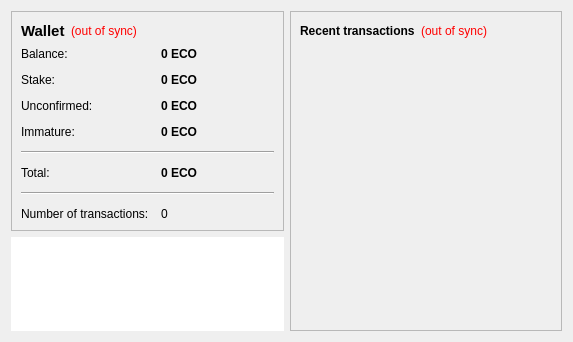
<?xml version="1.0" encoding="UTF-8"?>
<ui version="4.0">
 <class>OverviewPage</class>
 <widget class="QWidget" name="OverviewPage">
  <property name="geometry">
   <rect>
    <x>0</x>
    <y>0</y>
    <width>573</width>
    <height>342</height>
   </rect>
  </property>
  <property name="windowTitle">
   <string>Form</string>
  </property>
  <layout class="QHBoxLayout" name="horizontalLayout" stretch="1,1">
   <item>
    <layout class="QVBoxLayout" name="verticalLayout_2">
     <item>
      <widget class="QFrame" name="frame">
       <property name="frameShape">
        <enum>QFrame::StyledPanel</enum>
       </property>
       <property name="frameShadow">
        <enum>QFrame::Raised</enum>
       </property>
       <layout class="QVBoxLayout" name="verticalLayout_4">
        <item>
         <layout class="QHBoxLayout" name="horizontalLayout_4">
          <item>
           <widget class="QLabel" name="label_5">
            <property name="font">
             <font>
              <pointsize>11</pointsize>
              <weight>75</weight>
              <bold>true</bold>
             </font>
            </property>
            <property name="text">
             <string>Wallet</string>
            </property>
           </widget>
          </item>
          <item>
           <widget class="QLabel" name="labelWalletStatus">
            <property name="toolTip">
             <string>The displayed information may be out of date. Your wallet automatically synchronizes with the EcoCoin network after a connection is established, but this process has not completed yet.</string>
            </property>
            <property name="styleSheet">
             <string notr="true">QLabel { color: red; }</string>
            </property>
            <property name="text">
             <string notr="true">(out of sync)</string>
            </property>
            <property name="alignment">
             <set>Qt::AlignLeading|Qt::AlignLeft|Qt::AlignVCenter</set>
            </property>
           </widget>
          </item>
          <item>
           <spacer name="horizontalSpacer_2">
            <property name="orientation">
             <enum>Qt::Horizontal</enum>
            </property>
            <property name="sizeHint" stdset="0">
             <size>
              <width>40</width>
              <height>20</height>
             </size>
            </property>
           </spacer>
          </item>
         </layout>
        </item>
        <item>
         <layout class="QFormLayout" name="formLayout_2">
          <property name="fieldGrowthPolicy">
           <enum>QFormLayout::AllNonFixedFieldsGrow</enum>
          </property>
          <property name="horizontalSpacing">
           <number>12</number>
          </property>
          <property name="verticalSpacing">
           <number>12</number>
          </property>
          <item row="0" column="0">
           <widget class="QLabel" name="label">
            <property name="text">
             <string>Balance:</string>
            </property>
           </widget>
          </item>
          <item row="0" column="1">
           <widget class="QLabel" name="labelBalance">
            <property name="font">
             <font>
              <weight>75</weight>
              <bold>true</bold>
             </font>
            </property>
            <property name="cursor">
             <cursorShape>IBeamCursor</cursorShape>
            </property>
            <property name="toolTip">
             <string>Your current balance</string>
            </property>
            <property name="text">
             <string notr="true">0 ECO</string>
            </property>
            <property name="textInteractionFlags">
             <set>Qt::LinksAccessibleByMouse|Qt::TextSelectableByKeyboard|Qt::TextSelectableByMouse</set>
            </property>
           </widget>
          </item>
          <item row="1" column="0">
           <widget class="QLabel" name="label_6">
            <property name="text">
             <string>Stake:</string>
            </property>
           </widget>
          </item>
          <item row="1" column="1">
           <widget class="QLabel" name="labelStake">
            <property name="font">
             <font>
              <weight>75</weight>
              <bold>true</bold>
             </font>
            </property>
            <property name="cursor">
             <cursorShape>IBeamCursor</cursorShape>
            </property>
            <property name="toolTip">
             <string>Total of coins that was staked, and do not yet count toward the current balance</string>
            </property>
            <property name="text">
             <string notr="true">0 ECO</string>
            </property>
            <property name="textInteractionFlags">
             <set>Qt::LinksAccessibleByMouse|Qt::TextSelectableByKeyboard|Qt::TextSelectableByMouse</set>
            </property>
           </widget>
          </item>
          <item row="2" column="0">
           <widget class="QLabel" name="label_3">
            <property name="text">
             <string>Unconfirmed:</string>
            </property>
           </widget>
          </item>
          <item row="2" column="1">
           <widget class="QLabel" name="labelUnconfirmed">
            <property name="font">
             <font>
              <weight>75</weight>
              <bold>true</bold>
             </font>
            </property>
            <property name="cursor">
             <cursorShape>IBeamCursor</cursorShape>
            </property>
            <property name="toolTip">
             <string>Total of transactions that have yet to be confirmed, and do not yet count toward the current balance</string>
            </property>
            <property name="text">
             <string notr="true">0 ECO</string>
            </property>
            <property name="textInteractionFlags">
             <set>Qt::LinksAccessibleByMouse|Qt::TextSelectableByKeyboard|Qt::TextSelectableByMouse</set>
            </property>
           </widget>
          </item>
          <item row="3" column="0">
           <widget class="QLabel" name="labelImmatureText">
            <property name="text">
             <string>Immature:</string>
            </property>
           </widget>
          </item>
          <item row="3" column="1">
           <widget class="QLabel" name="labelImmature">
            <property name="font">
             <font>
              <weight>75</weight>
              <bold>true</bold>
             </font>
            </property>
            <property name="toolTip">
             <string>Mined balance that has not yet matured</string>
            </property>
            <property name="text">
             <string notr="true">0 ECO</string>
            </property>
            <property name="textInteractionFlags">
             <set>Qt::LinksAccessibleByMouse|Qt::TextSelectableByKeyboard|Qt::TextSelectableByMouse</set>
            </property>
           </widget>
          </item>
          <item row="4" column="0" colspan="2">
           <widget class="Line" name="line">
            <property name="orientation">
             <enum>Qt::Horizontal</enum>
            </property>
           </widget>
          </item>
          <item row="5" column="0">
           <widget class="QLabel" name="labelTotalText">
            <property name="text">
             <string>Total:</string>
            </property>
           </widget>
          </item>
          <item row="5" column="1">
           <widget class="QLabel" name="labelTotal">
            <property name="font">
             <font>
              <weight>75</weight>
              <bold>true</bold>
             </font>
            </property>
            <property name="toolTip">
             <string>Sum of all balances (mature, immature, unconfirmed and stake)</string>
            </property>
            <property name="text">
             <string notr="true">0 ECO</string>
            </property>
            <property name="textInteractionFlags">
             <set>Qt::LinksAccessibleByMouse|Qt::TextSelectableByKeyboard|Qt::TextSelectableByMouse</set>
            </property>
           </widget>
          </item>
          <item row="6" column="0" colspan="2">
           <widget class="Line" name="line">
            <property name="orientation">
             <enum>Qt::Horizontal</enum>
            </property>
           </widget>
          </item>
          <item row="7" column="0">
           <widget class="QLabel" name="label_2">
            <property name="text">
             <string>Number of transactions:</string>
            </property>
           </widget>
          </item>
          <item row="7" column="1">
           <widget class="QLabel" name="labelNumTransactions">
            <property name="toolTip">
             <string>Total number of transactions in wallet</string>
            </property>
            <property name="text">
             <string notr="true">0</string>
            </property>
           </widget>
          </item>
         </layout>
        </item>
       </layout>
      </widget>
     </item>
     <item>
      <widget class="QGraphicsView" name="graphicsView">
       <property name="styleSheet">
        <string notr="true">background: url(:/icons/bitcoin) no-repeat center;
border:0px;</string>
       </property>
      </widget>
     </item>
     <item>
      <spacer name="verticalSpacer">
       <property name="orientation">
        <enum>Qt::Vertical</enum>
       </property>
       <property name="sizeHint" stdset="0">
        <size>
         <width>20</width>
         <height>40</height>
        </size>
       </property>
      </spacer>
     </item>
    </layout>
   </item>
   <item>
    <layout class="QVBoxLayout" name="verticalLayout_3">
     <item>
      <widget class="QFrame" name="frame_2">
       <property name="frameShape">
        <enum>QFrame::StyledPanel</enum>
       </property>
       <property name="frameShadow">
        <enum>QFrame::Raised</enum>
       </property>
       <layout class="QVBoxLayout" name="verticalLayout">
        <item>
         <layout class="QHBoxLayout" name="horizontalLayout_2">
          <item>
           <widget class="QLabel" name="label_4">
            <property name="text">
             <string>&lt;b&gt;Recent transactions&lt;/b&gt;</string>
            </property>
           </widget>
          </item>
          <item>
           <widget class="QLabel" name="labelTransactionsStatus">
            <property name="toolTip">
             <string>The displayed information may be out of date. Your wallet automatically synchronizes with the EcoCoin network after a connection is established, but this process has not completed yet.</string>
            </property>
            <property name="styleSheet">
             <string notr="true">QLabel { color: red; }</string>
            </property>
            <property name="text">
             <string notr="true">(out of sync)</string>
            </property>
            <property name="alignment">
             <set>Qt::AlignRight|Qt::AlignTrailing|Qt::AlignVCenter</set>
            </property>
           </widget>
          </item>
          <item>
           <spacer name="horizontalSpacer">
            <property name="orientation">
             <enum>Qt::Horizontal</enum>
            </property>
            <property name="sizeHint" stdset="0">
             <size>
              <width>40</width>
              <height>20</height>
             </size>
            </property>
           </spacer>
          </item>
         </layout>
        </item>
        <item>
         <widget class="QListView" name="listTransactions">
          <property name="styleSheet">
           <string notr="true">QListView { background: transparent; }</string>
          </property>
          <property name="frameShape">
           <enum>QFrame::NoFrame</enum>
          </property>
          <property name="verticalScrollBarPolicy">
           <enum>Qt::ScrollBarAlwaysOff</enum>
          </property>
          <property name="horizontalScrollBarPolicy">
           <enum>Qt::ScrollBarAlwaysOff</enum>
          </property>
          <property name="selectionMode">
           <enum>QAbstractItemView::NoSelection</enum>
          </property>
         </widget>
        </item>
       </layout>
      </widget>
     </item>
    </layout>
   </item>
  </layout>
 </widget>
 <resources/>
 <connections/>
</ui>
